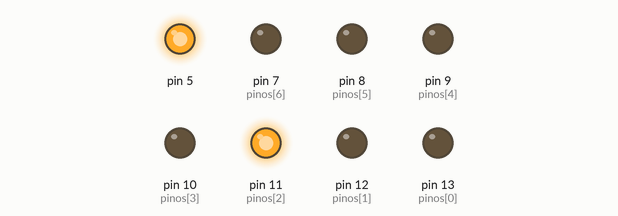
Simulated run of this sketch. Board: Arduino Uno, built with avr-gcc and run on an emulated ATmega328P. Shown: output pins drawn as LEDs (lit = HIGH).

Above: at 0.2 s.
At 0.7 s:
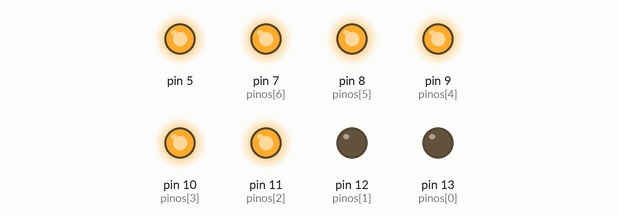
At 1.7 s:
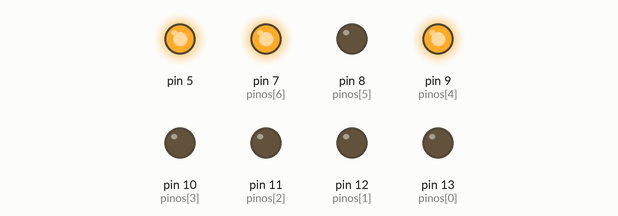
At 3.2 s:
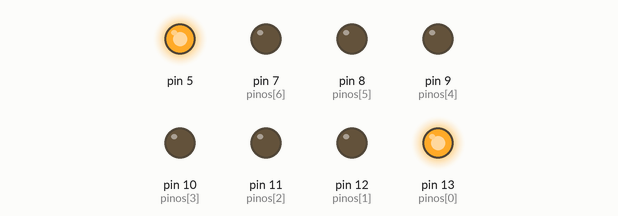
At 6.0 s:
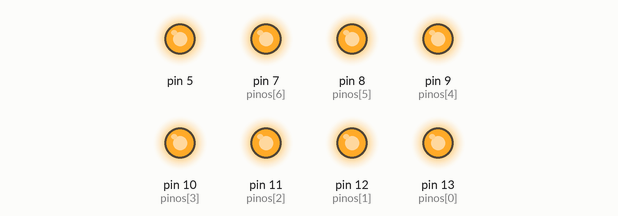
At 8.2 s:
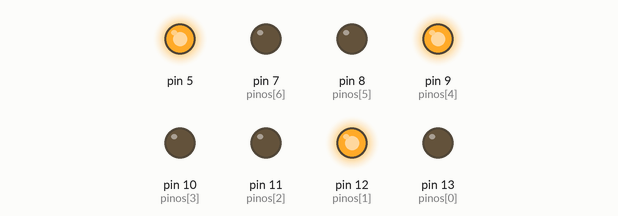
Timing chart, 0 to 9.1 s (numbered marks = the images above):
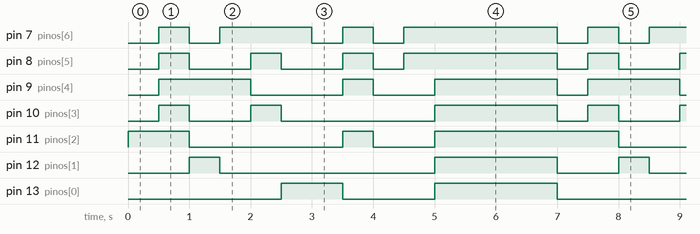

The sketch:

display.ino
```cpp
/*
Display de 7 segmentos (anodo comum)
Pinos:

  11 09 VCC 10 13
  |  |  |   |  |
  --------------
  |   10..10   |
  | 09      13 |
  | 09      13 |
  | 09      13 |
  |   11..11   |
  | 07      12 |
  | 07      12 |
  | 07      12 |
  |   08..08   |
  |         __ |
  --------------
  |  |  |   |  |
  07 08 VCC 12 _
*/

#define BRILHO(A) A==1?LOW:HIGH

const int pinos[7] = {13, 12, 11, 10, 9, 8, 7};
const int numeros[10][7] = {{1, 1, 0, 1, 1, 1, 1},
                            {1, 1, 0, 0, 0, 0, 0},
                            {1, 0, 1, 1, 0, 1, 1},
                            {1, 1, 1, 1, 0, 1, 0},
                            {1, 1, 1, 0, 1, 0, 0},
                            {0, 1, 1, 1, 1, 1, 0},
                            {0, 1, 1, 1, 1, 1, 1},
                            {1, 1, 0, 1, 0, 0, 0},
                            {1, 1, 1, 1, 1, 1, 1},
                            {1, 1, 1, 1, 1, 0, 0}};

void setup() {
    int i;

    for (i = 0; i < 7; i++) {
        pinMode(pinos[i], OUTPUT);
        pinMode(5, OUTPUT);
    }

    digitalWrite(5, HIGH);
}

void loop() {
    int i;

    for (i = 0; i <= 9; i++) {
        acende(i);
        delay(500);
    }

    apaga();
    delay(2000);
}

void acende(int numero) {
    int i;

    for (i = 0; i < 7; i++) {
        digitalWrite(pinos[i], BRILHO(numeros[numero][i]));
    }
}

void apaga() {
    int i;

    for (i = 0; i < 7; i++) {
        digitalWrite(pinos[i], HIGH);
    }
}
```

Measured:
- by itself, pin 7 (pinos[6]): repeats every 7.0 s: LOW 0.50 s, HIGH 1.5 s, LOW 0.50 s, HIGH 0.50 s, LOW 0.50 s, HIGH 2.5 s, LOW 0.50 s, HIGH 0.50 s
- by itself, pin 8 (pinos[5]): repeats every 7.0 s: 2 × (LOW 1.0 s, HIGH 0.50 s), LOW 0.50 s, HIGH 2.5 s, LOW 0.50 s, HIGH 0.50 s
- by itself, pin 9 (pinos[4]): repeats every 7.0 s: LOW 1.5 s, HIGH 0.50 s, LOW 1.0 s, HIGH 2.0 s, LOW 0.50 s, HIGH 1.5 s
- by itself, pin 10 (pinos[3]): repeats every 7.0 s: LOW 1.0 s, HIGH 0.50 s, LOW 2.5 s, HIGH 2.0 s, LOW 0.50 s, HIGH 0.50 s
- by itself, pin 11 (pinos[2]): repeats every 7.0 s: LOW 2.5 s, HIGH 0.50 s, LOW 1.0 s, HIGH 3.0 s
- by itself, pin 12 (pinos[1]): repeats every 7.0 s: LOW 3.5 s, HIGH 2.0 s, LOW 1.0 s, HIGH 0.50 s
- by itself, pin 13 (pinos[0]): repeats every 7.0 s: LOW 1.5 s, HIGH 2.0 s, LOW 2.5 s, HIGH 1.0 s
